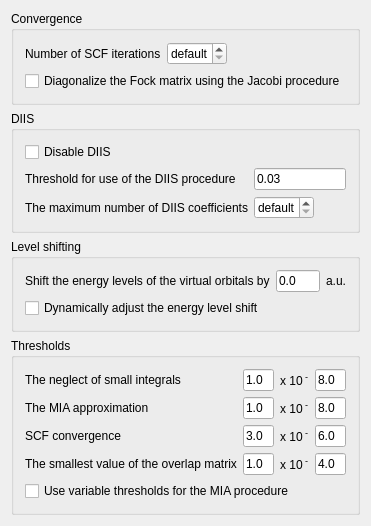
       <widget class="QWidget" name="pageConvergence1">
        <property name="geometry">
         <rect>
          <x>0</x>
          <y>0</y>
          <width>100</width>
          <height>30</height>
         </rect>
        </property>
        <layout class="QVBoxLayout">
         <item>
          <widget class="Q3GroupBox" name="GroupBox9">
           <property name="title">
            <string>Convergence</string>
           </property>
           <layout class="QVBoxLayout">
            <property name="spacing">
             <number>6</number>
            </property>
            <property name="margin">
             <number>11</number>
            </property>
            <item>
             <layout class="QHBoxLayout">
              <item>
               <widget class="QLabel" name="TextLabel9">
                <property name="text">
                 <string>Number of SCF iterations</string>
                </property>
                <property name="wordWrap">
                 <bool>false</bool>
                </property>
               </widget>
              </item>
              <item>
               <widget class="QSpinBox" name="SpinBoxITER">
                <property name="sizePolicy">
                 <sizepolicy hsizetype="Minimum" vsizetype="Fixed">
                  <horstretch>0</horstretch>
                  <verstretch>0</verstretch>
                 </sizepolicy>
                </property>
                <property name="whatsThis">
                 <string>&lt;p&gt;Specifies the maximum number of SCF iterations.&lt;/p&gt;

















&lt;p&gt;Corresponding BRABO keyword: &lt;b&gt;ITER&lt;/b&gt;. &lt;/p&gt;</string>
                </property>
                <property name="specialValueText">
                 <string>default</string>
                </property>
                <property name="minimum">
                 <number>-1</number>
                </property>
                <property name="maximum">
                 <number>999</number>
                </property>
                <property name="value">
                 <number>-1</number>
                </property>
               </widget>
              </item>
              <item>
               <spacer name="spacer39">
                <property name="orientation">
                 <enum>Qt::Horizontal</enum>
                </property>
                <property name="sizeType">
                 <enum>QSizePolicy::Expanding</enum>
                </property>
                <property name="sizeHint" stdset="0">
                 <size>
                  <width>40</width>
                  <height>20</height>
                 </size>
                </property>
               </spacer>
              </item>
             </layout>
            </item>
            <item>
             <widget class="QCheckBox" name="CheckBoxJACO">
              <property name="whatsThis">
               <string>&lt;p&gt;Enables the use of the Jacobi procedure for the diagonalization of the Fock-matrix.&lt;/p&gt;

















&lt;p&gt;Corresponding BRABO keyword: &lt;b&gt;JACO&lt;/b&gt;. &lt;/p&gt;</string>
              </property>
              <property name="text">
               <string>Diagonalize the Fock matrix using the Jacobi procedure</string>
              </property>
             </widget>
            </item>
           </layout>
          </widget>
         </item>
         <item>
          <widget class="Q3GroupBox" name="GroupBox7">
           <property name="title">
            <string>DIIS</string>
           </property>
           <layout class="QVBoxLayout">
            <property name="spacing">
             <number>6</number>
            </property>
            <property name="margin">
             <number>11</number>
            </property>
            <item>
             <widget class="QCheckBox" name="CheckBoxDIIS">
              <property name="whatsThis">
               <string>&lt;p&gt;Disables the use of the DIIS method for accelerating the convergence of the SCF method.&lt;/p&gt;

















&lt;p&gt;Corresponding BRABO keyword: &lt;b&gt;DIIS&lt;/b&gt;. &lt;/p&gt;</string>
              </property>
              <property name="text">
               <string>Disable DIIS</string>
              </property>
             </widget>
            </item>
            <item>
             <layout class="QGridLayout">
              <item row="0" column="0">
               <widget class="QLabel" name="LabelDIIS1">
                <property name="text">
                 <string>Threshold for use of the DIIS procedure</string>
                </property>
                <property name="wordWrap">
                 <bool>false</bool>
                </property>
               </widget>
              </item>
              <item row="1" column="1">
               <layout class="QHBoxLayout">
                <item>
                 <widget class="QSpinBox" name="SpinBoxDIIS">
                  <property name="sizePolicy">
                   <sizepolicy hsizetype="Minimum" vsizetype="Fixed">
                    <horstretch>0</horstretch>
                    <verstretch>0</verstretch>
                   </sizepolicy>
                  </property>
                  <property name="whatsThis">
                   <string>&lt;p&gt;Specifies the maximum number of previous iterations to use for the DIIS extrapolation.&lt;/p&gt;

















&lt;p&gt;Corresponding BRABO keyword: &lt;b&gt;DIIS&lt;/b&gt;. &lt;/p&gt;</string>
                  </property>
                  <property name="specialValueText">
                   <string>default</string>
                  </property>
                  <property name="minimum">
                   <number>-1</number>
                  </property>
                  <property name="value">
                   <number>-1</number>
                  </property>
                 </widget>
                </item>
                <item>
                 <spacer name="spacer40">
                  <property name="orientation">
                   <enum>Qt::Horizontal</enum>
                  </property>
                  <property name="sizeType">
                   <enum>QSizePolicy::Expanding</enum>
                  </property>
                  <property name="sizeHint" stdset="0">
                   <size>
                    <width>40</width>
                    <height>20</height>
                   </size>
                  </property>
                 </spacer>
                </item>
               </layout>
              </item>
              <item row="0" column="1">
               <widget class="QLineEdit" name="LineEditDIIS">
                <property name="sizePolicy">
                 <sizepolicy hsizetype="Expanding" vsizetype="Fixed">
                  <horstretch>0</horstretch>
                  <verstretch>0</verstretch>
                 </sizepolicy>
                </property>
                <property name="whatsThis">
                 <string>&lt;p&gt;Specifies the threshold at which the SCF procedure switches from linear interpolation to the DIIS method.&lt;/p&gt;

















&lt;p&gt;Corresponding BRABO keyword: &lt;b&gt;DIIS&lt;/b&gt;. &lt;/p&gt;</string>
                </property>
                <property name="text">
                 <string>0.03</string>
                </property>
                <property name="maxLength">
                 <number>10</number>
                </property>
               </widget>
              </item>
              <item row="1" column="0">
               <widget class="QLabel" name="LabelDIIS2">
                <property name="text">
                 <string>The maximum number of DIIS coefficients</string>
                </property>
                <property name="wordWrap">
                 <bool>false</bool>
                </property>
               </widget>
              </item>
             </layout>
            </item>
           </layout>
          </widget>
         </item>
         <item>
          <widget class="Q3GroupBox" name="LVSH">
           <property name="title">
            <string>Level shifting</string>
           </property>
           <layout class="QVBoxLayout">
            <property name="spacing">
             <number>6</number>
            </property>
            <property name="margin">
             <number>11</number>
            </property>
            <item>
             <layout class="QHBoxLayout">
              <property name="spacing">
               <number>6</number>
              </property>
              <property name="margin">
               <number>0</number>
              </property>
              <item>
               <widget class="QLabel" name="TextLabel5">
                <property name="text">
                 <string>Shift the energy levels of the virtual orbitals by</string>
                </property>
                <property name="wordWrap">
                 <bool>false</bool>
                </property>
               </widget>
              </item>
              <item>
               <widget class="QLineEdit" name="LineEditLVSH">
                <property name="sizePolicy">
                 <sizepolicy hsizetype="Expanding" vsizetype="Fixed">
                  <horstretch>0</horstretch>
                  <verstretch>0</verstretch>
                 </sizepolicy>
                </property>
                <property name="whatsThis">
                 <string>&lt;p&gt;Allows the energy shifting of the virtual orbitals by a fixed amount.&lt;/p&gt;

















&lt;p&gt;Corresponding BRABO keyword: &lt;b&gt;LVHS&lt;/b&gt;. &lt;/p&gt;</string>
                </property>
                <property name="text">
                 <string>0.0</string>
                </property>
                <property name="maxLength">
                 <number>10</number>
                </property>
               </widget>
              </item>
              <item>
               <widget class="QLabel" name="TextLabel5_2">
                <property name="text">
                 <string>a.u.</string>
                </property>
                <property name="wordWrap">
                 <bool>false</bool>
                </property>
               </widget>
              </item>
             </layout>
            </item>
            <item>
             <layout class="QHBoxLayout">
              <property name="spacing">
               <number>6</number>
              </property>
              <property name="margin">
               <number>0</number>
              </property>
              <item>
               <widget class="QCheckBox" name="CheckBoxDLVS">
                <property name="enabled">
                 <bool>true</bool>
                </property>
                <property name="whatsThis">
                 <string>&lt;p&gt;Enables the dynamical adjustment of energy level shifting.&lt;/p&gt;

















&lt;p&gt;Corresponding BRABO keyword: &lt;b&gt;DLVS&lt;/b&gt;. &lt;/p&gt;</string>
                </property>
                <property name="text">
                 <string>Dynamically adjust the energy level shift</string>
                </property>
               </widget>
              </item>
             </layout>
            </item>
           </layout>
          </widget>
         </item>
         <item>
          <widget class="Q3GroupBox" name="GroupBox6">
           <property name="title">
            <string>Thresholds</string>
           </property>
           <layout class="QVBoxLayout">
            <property name="spacing">
             <number>6</number>
            </property>
            <property name="margin">
             <number>11</number>
            </property>
            <item>
             <layout class="QGridLayout">
              <property name="margin">
               <number>0</number>
              </property>
              <property name="spacing">
               <number>6</number>
              </property>
              <item row="2" column="0">
               <widget class="QLabel" name="TextLabel3_2_2_3">
                <property name="sizePolicy">
                 <sizepolicy hsizetype="Preferred" vsizetype="Fixed">
                  <horstretch>0</horstretch>
                  <verstretch>0</verstretch>
                 </sizepolicy>
                </property>
                <property name="text">
                 <string>SCF convergence</string>
                </property>
                <property name="wordWrap">
                 <bool>false</bool>
                </property>
               </widget>
              </item>
              <item row="1" column="0">
               <widget class="QLabel" name="LabelThreMIA1">
                <property name="sizePolicy">
                 <sizepolicy hsizetype="Preferred" vsizetype="Fixed">
                  <horstretch>0</horstretch>
                  <verstretch>0</verstretch>
                 </sizepolicy>
                </property>
                <property name="text">
                 <string>The MIA approximation</string>
                </property>
                <property name="wordWrap">
                 <bool>false</bool>
                </property>
               </widget>
              </item>
              <item row="0" column="1">
               <layout class="QHBoxLayout">
                <property name="spacing">
                 <number>6</number>
                </property>
                <property name="margin">
                 <number>0</number>
                </property>
                <item>
                 <widget class="QLineEdit" name="LineEditThreINTEa">
                  <property name="whatsThis">
                   <string>&lt;p&gt;Specifies the threshold for the neglect of small integrals.&lt;/p&gt;

















&lt;p&gt;Corresponding BRABO keyword: &lt;b&gt;THRE&lt;/b&gt;. &lt;/p&gt;</string>
                  </property>
                  <property name="text">
                   <string>1.0</string>
                  </property>
                  <property name="maxLength">
                   <number>10</number>
                  </property>
                 </widget>
                </item>
                <item>
                 <widget class="QLabel" name="TextLabel2_2_3">
                  <property name="text">
                   <string>x 10&lt;font size=&quot;+1&quot;&gt;&lt;sup&gt; -&lt;/sup&gt;&lt;/font&gt;</string>
                  </property>
                  <property name="wordWrap">
                   <bool>false</bool>
                  </property>
                 </widget>
                </item>
                <item>
                 <widget class="QLineEdit" name="LineEditThreINTEb">
                  <property name="whatsThis">
                   <string>&lt;p&gt;Specifies the threshold for the neglect of small integrals.&lt;/p&gt;

















&lt;p&gt;Corresponding BRABO keyword: &lt;b&gt;THRE&lt;/b&gt;. &lt;/p&gt;</string>
                  </property>
                  <property name="text">
                   <string>8.0</string>
                  </property>
                 </widget>
                </item>
               </layout>
              </item>
              <item row="0" column="0">
               <widget class="QLabel" name="TextLabel1_4_2">
                <property name="sizePolicy">
                 <sizepolicy hsizetype="Preferred" vsizetype="Fixed">
                  <horstretch>0</horstretch>
                  <verstretch>0</verstretch>
                 </sizepolicy>
                </property>
                <property name="text">
                 <string>The neglect of small integrals</string>
                </property>
                <property name="wordWrap">
                 <bool>false</bool>
                </property>
               </widget>
              </item>
              <item row="3" column="1">
               <layout class="QHBoxLayout">
                <property name="spacing">
                 <number>6</number>
                </property>
                <property name="margin">
                 <number>0</number>
                </property>
                <item>
                 <widget class="QLineEdit" name="LineEditSthrSCFa">
                  <property name="whatsThis">
                   <string>&lt;p&gt;Specifies the threshold for the smallest value of the overlap matrix.&lt;/p&gt;

















&lt;p&gt;Corresponding BRABO keyword: &lt;b&gt;STHR&lt;/b&gt;. &lt;/p&gt;</string>
                  </property>
                  <property name="text">
                   <string>1.0</string>
                  </property>
                 </widget>
                </item>
                <item>
                 <widget class="QLabel" name="TextLabel2_2_2_2_2_2">
                  <property name="text">
                   <string>x 10&lt;font size=&quot;+1&quot;&gt;&lt;sup&gt; -&lt;/sup&gt;&lt;/font&gt;</string>
                  </property>
                  <property name="wordWrap">
                   <bool>false</bool>
                  </property>
                 </widget>
                </item>
                <item>
                 <widget class="QLineEdit" name="LineEditSthrSCFb">
                  <property name="whatsThis">
                   <string>&lt;p&gt;Specifies the threshold for the smallest value of the overlap matrix.&lt;/p&gt;

















&lt;p&gt;Corresponding BRABO keyword: &lt;b&gt;STHR&lt;/b&gt;. &lt;/p&gt;</string>
                  </property>
                  <property name="text">
                   <string>4.0</string>
                  </property>
                 </widget>
                </item>
               </layout>
              </item>
              <item row="2" column="1">
               <layout class="QHBoxLayout">
                <property name="spacing">
                 <number>6</number>
                </property>
                <property name="margin">
                 <number>0</number>
                </property>
                <item>
                 <widget class="QLineEdit" name="LineEditThreSCF2a">
                  <property name="whatsThis">
                   <string>&lt;p&gt;Specifies the threshold for the convergence of the SCF density matrix.&lt;/p&gt;

















&lt;p&gt;Corresponding BRABO keyword: &lt;b&gt;THRE&lt;/b&gt;. &lt;/p&gt;</string>
                  </property>
                  <property name="text">
                   <string>3.0</string>
                  </property>
                 </widget>
                </item>
                <item>
                 <widget class="QLabel" name="TextLabel2_2_2_2_3">
                  <property name="text">
                   <string>x 10&lt;font size=&quot;+1&quot;&gt;&lt;sup&gt; -&lt;/sup&gt;&lt;/font&gt;</string>
                  </property>
                  <property name="wordWrap">
                   <bool>false</bool>
                  </property>
                 </widget>
                </item>
                <item>
                 <widget class="QLineEdit" name="LineEditThreSCF2b">
                  <property name="whatsThis">
                   <string>&lt;p&gt;Specifies the threshold for the convergence of the SCF density matrix.&lt;/p&gt;

















&lt;p&gt;Corresponding BRABO keyword: &lt;b&gt;THRE&lt;/b&gt;. &lt;/p&gt;</string>
                  </property>
                  <property name="text">
                   <string>6.0</string>
                  </property>
                 </widget>
                </item>
               </layout>
              </item>
              <item row="1" column="1">
               <layout class="QHBoxLayout">
                <property name="spacing">
                 <number>6</number>
                </property>
                <property name="margin">
                 <number>0</number>
                </property>
                <item>
                 <widget class="QLineEdit" name="LineEditThreSCF1a">
                  <property name="whatsThis">
                   <string>&lt;p&gt;Specifies the threshold for the MIA approximation.&lt;/p&gt;

















&lt;p&gt;Corresponding BRABO keyword: &lt;b&gt;THRE&lt;/b&gt;. &lt;/p&gt;</string>
                  </property>
                  <property name="text">
                   <string>1.0</string>
                  </property>
                 </widget>
                </item>
                <item>
                 <widget class="QLabel" name="LabelThreMIA2">
                  <property name="text">
                   <string>x 10&lt;font size=&quot;+1&quot;&gt;&lt;sup&gt; -&lt;/sup&gt;&lt;/font&gt;</string>
                  </property>
                  <property name="wordWrap">
                   <bool>false</bool>
                  </property>
                 </widget>
                </item>
                <item>
                 <widget class="QLineEdit" name="LineEditThreSCF1b">
                  <property name="whatsThis">
                   <string>&lt;p&gt;Specifies the threshold for the MIA approximation.&lt;/p&gt;

















&lt;p&gt;Corresponding BRABO keyword: &lt;b&gt;THRE&lt;/b&gt;. &lt;/p&gt;</string>
                  </property>
                  <property name="text">
                   <string>8.0</string>
                  </property>
                 </widget>
                </item>
               </layout>
              </item>
              <item row="3" column="0">
               <widget class="QLabel" name="TextLabel3_2_2_2_2">
                <property name="sizePolicy">
                 <sizepolicy hsizetype="Preferred" vsizetype="Fixed">
                  <horstretch>0</horstretch>
                  <verstretch>0</verstretch>
                 </sizepolicy>
                </property>
                <property name="text">
                 <string>The smallest value of the overlap matrix</string>
                </property>
                <property name="wordWrap">
                 <bool>false</bool>
                </property>
               </widget>
              </item>
             </layout>
            </item>
            <item>
             <widget class="QCheckBox" name="CheckBoxVTHR">
              <property name="enabled">
               <bool>true</bool>
              </property>
              <property name="whatsThis">
               <string>&lt;p&gt;Enables the use of variable thresholds for the MIA procedure.&lt;/p&gt;

















&lt;p&gt;Corresponding BRABO keyword: &lt;b&gt;VTHR&lt;/b&gt;. &lt;/p&gt;</string>
              </property>
              <property name="text">
               <string>Use variable thresholds for the MIA procedure</string>
              </property>
              <property name="checked">
               <bool>false</bool>
              </property>
             </widget>
            </item>
           </layout>
          </widget>
         </item>
         <item>
          <spacer name="Spacer92">
           <property name="orientation">
            <enum>Qt::Vertical</enum>
           </property>
           <property name="sizeType">
            <enum>QSizePolicy::Expanding</enum>
           </property>
           <property name="sizeHint" stdset="0">
            <size>
             <width>20</width>
             <height>16</height>
            </size>
           </property>
          </spacer>
         </item>
        </layout>
       </widget>
